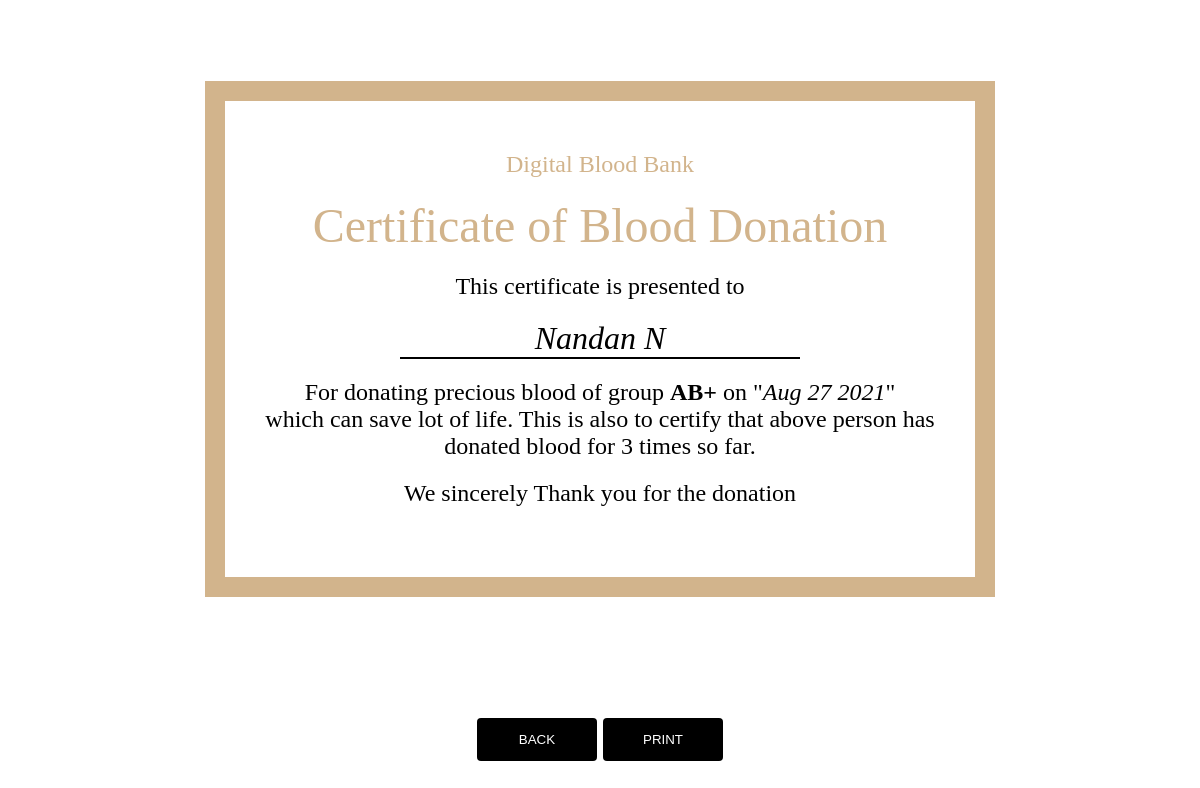
The page /assets/php/certificate.php (signed in) on the database its author committed.
### tables this page shows
CREATE TABLE IF NOT EXISTS `users` (
  `email` varchar(50) NOT NULL,
  `mobile_number` bigint(20) NOT NULL,
  `first_name` text NOT NULL,
  `last_name` text NOT NULL,
  `dob` text NOT NULL,
  `adderss` text NOT NULL,
  `blood_group` varchar(3) NOT NULL,
  `gender` text NOT NULL
);

CREATE TABLE IF NOT EXISTS `user_details` (
  `id` int(11) NOT NULL,
  `email` varchar(50) NOT NULL,
  `height` text NOT NULL,
  `weight` int(11) NOT NULL,
  `blood_pressure` text NOT NULL,
  `alcohol_consumed` tinyint(1) NOT NULL,
  `had_sufficient_food` tinyint(1) NOT NULL,
  `had_enough_sleep` tinyint(1) NOT NULL,
  `suffer_from_any_diseases` tinyint(1) NOT NULL,
  `created_at` timestamp NOT NULL DEFAULT CURRENT_TIMESTAMP
);

### assets/php/certificate.php (the view, shortened to what this page needs)
<?php
$user_name = $_SESSION['user'];
$userQueryResult = mysql_query("select * from `users` where email='$user_name';");
$result = mysql_query("select * from `user_details` where email='$user_name' order by id desc;");
$row = mysql_fetch_array($result);
$numberOfDonations = mysql_num_rows($result);
$user = mysql_fetch_array($userQueryResult);
$name = implode(" ", [$user['first_name'], $user['last_name']]);
$bloodGroup = $user['blood_group'];
$lastDonated = date('M j Y', strtotime($row['created_at']));
?>
<html>
<head>
</head>
<body>
    <div>
        <div class="container">
            <div class="logo">
                Digital Blood Bank
            </div>
            <div class="marquee">
                Certificate of Blood Donation
            </div>
            <div class="assignment">
                This certificate is presented to
            </div>
            <div class="person">
                <?php echo "$name"; ?>
            </div>
            <div class="reason">
                For donating precious blood of group <b><?php echo "$bloodGroup"; ?></b> on
                "<i><?php echo "$lastDonated"; ?></i>"
                <br /> which can save lot of life. This is also to certify that above person has donated blood for
                <?php echo $numberOfDonations == 1 ? "First time" : "$numberOfDonations times so far"; ?>.
            </div>
            <div class="reason">We sincerely Thank you for the donation</div>
        </div>
    </div>
    <div style='font-weight: bold; width: 100%; margin-top: 50px;' align='center'>
        <input id="btn" type=button value='BACK' onclick='window.history.back();' />
        <input id="btn" type=button value='PRINT' onclick='printPage()' />
    </div>
</body>
</html>

### assets/php/certificate.php (style rules this page uses)
body, html { margin: 0; padding: 0; }
body { margin-top: 50px; color: black; display: flex; justify-content: center; flex-wrap: wrap; align-items: center; font-family: Georgia, serif; font-size: 24px; text-align: center; }
.container { border: 20px solid tan; width: 750px; display: table-cell; vertical-align: middle; padding: 50px 0; }
.logo { color: tan; }
.marquee { color: tan; font-size: 48px; margin: 20px; }
.assignment { margin: 20px; }
.person { border-bottom: 2px solid black; font-size: 32px; font-style: italic; margin: 20px auto; width: 400px; }
.reason { margin: 20px; }
input[type=button] { width: 10%; background-color: black; color: white; padding: 14px 20px; margin: 8px 0; border: none; border-radius: 4px; cursor: pointer; }

### rows shown on the page
users: name "Nandan N", blood_group "AB+"
user_details: created_at "Aug 27 2021"

### other values the page prints
$numberOfDonations "3"
